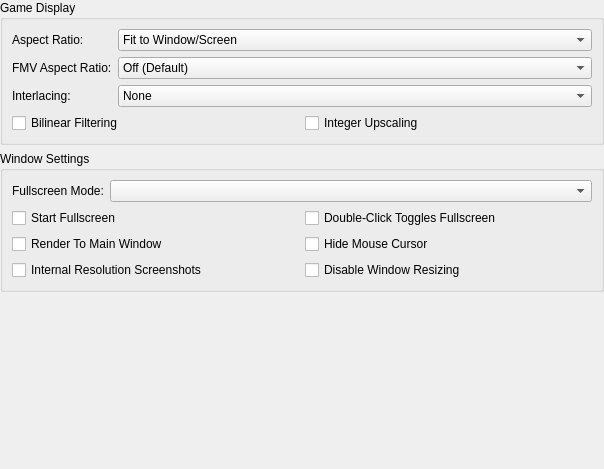
<?xml version="1.0" encoding="UTF-8"?>
<ui version="4.0">
 <class>DisplaySettingsWidget</class>
 <widget class="QWidget" name="DisplaySettingsWidget">
  <property name="geometry">
   <rect>
    <x>0</x>
    <y>0</y>
    <width>604</width>
    <height>469</height>
   </rect>
  </property>
  <property name="windowTitle">
   <string>Form</string>
  </property>
  <layout class="QVBoxLayout" name="verticalLayout" stretch="0,0,1">
   <property name="leftMargin">
    <number>0</number>
   </property>
   <property name="topMargin">
    <number>0</number>
   </property>
   <property name="rightMargin">
    <number>0</number>
   </property>
   <property name="bottomMargin">
    <number>0</number>
   </property>
   <item>
    <widget class="QGroupBox" name="groupBox_3">
     <property name="title">
      <string>Game Display</string>
     </property>
     <layout class="QFormLayout" name="formLayout">
      <item row="0" column="0">
       <widget class="QLabel" name="label_4">
        <property name="text">
         <string>Aspect Ratio:</string>
        </property>
       </widget>
      </item>
      <item row="0" column="1">
       <widget class="QComboBox" name="aspectRatio">
        <item>
         <property name="text">
          <string>Fit to Window/Screen</string>
         </property>
        </item>
        <item>
         <property name="text">
          <string>Standard (4:3)</string>
         </property>
        </item>
        <item>
         <property name="text">
          <string>Widescreen (16:9)</string>
         </property>
        </item>
       </widget>
      </item>
      <item row="1" column="0">
       <widget class="QLabel" name="label_3">
        <property name="text">
         <string>FMV Aspect Ratio:</string>
        </property>
       </widget>
      </item>
      <item row="1" column="1">
       <widget class="QComboBox" name="fmvAspectRatio">
        <item>
         <property name="text">
          <string>Off (Default)</string>
         </property>
        </item>
        <item>
         <property name="text">
          <string>Standard (4:3)</string>
         </property>
        </item>
        <item>
         <property name="text">
          <string>Widescreen (16:9)</string>
         </property>
        </item>
       </widget>
      </item>
      <item row="2" column="0">
       <widget class="QLabel" name="label_2">
        <property name="text">
         <string>Interlacing:</string>
        </property>
       </widget>
      </item>
      <item row="3" column="0" colspan="2">
       <layout class="QGridLayout" name="gridLayout">
        <item row="0" column="1">
         <widget class="QCheckBox" name="bilinearFiltering">
          <property name="text">
           <string>Bilinear Filtering</string>
          </property>
         </widget>
        </item>
        <item row="0" column="2">
         <widget class="QCheckBox" name="integerScaling">
          <property name="text">
           <string>Integer Upscaling</string>
          </property>
         </widget>
        </item>
       </layout>
      </item>
      <item row="2" column="1">
       <widget class="QComboBox" name="interlacing">
        <item>
         <property name="text">
          <string>None</string>
         </property>
        </item>
        <item>
         <property name="text">
          <string>Weave (Top Field First, Sawtooth)</string>
         </property>
        </item>
        <item>
         <property name="text">
          <string>Weave (Bottom Field First, Sawtooth)</string>
         </property>
        </item>
        <item>
         <property name="text">
          <string>Bob (Top Field First)</string>
         </property>
        </item>
        <item>
         <property name="text">
          <string>Bob (Bottom Field First)</string>
         </property>
        </item>
        <item>
         <property name="text">
          <string>Blend (Top Field First, Half FPS)</string>
         </property>
        </item>
        <item>
         <property name="text">
          <string>Blend (Bottom Field First, Half FPS)</string>
         </property>
        </item>
        <item>
         <property name="text">
          <string>Automatic (Default)</string>
         </property>
        </item>
       </widget>
      </item>
     </layout>
    </widget>
   </item>
   <item>
    <widget class="QGroupBox" name="groupBox_2">
     <property name="title">
      <string>Window Settings</string>
     </property>
     <layout class="QFormLayout" name="formLayout_3">
      <item row="0" column="0">
       <widget class="QLabel" name="label_10">
        <property name="text">
         <string>Fullscreen Mode:</string>
        </property>
       </widget>
      </item>
      <item row="0" column="1">
       <widget class="QComboBox" name="fullscreenModes"/>
      </item>
      <item row="1" column="0" colspan="2">
       <layout class="QGridLayout" name="gridLayout_3">
        <item row="0" column="0">
         <widget class="QCheckBox" name="startFullscreen">
          <property name="text">
           <string>Start Fullscreen</string>
          </property>
         </widget>
        </item>
        <item row="1" column="1">
         <widget class="QCheckBox" name="hideMouseCursor">
          <property name="text">
           <string>Hide Mouse Cursor</string>
          </property>
         </widget>
        </item>
        <item row="1" column="0">
         <widget class="QCheckBox" name="renderToMainWindow">
          <property name="text">
           <string>Render To Main Window</string>
          </property>
         </widget>
        </item>
        <item row="0" column="1">
         <widget class="QCheckBox" name="doubleClickTogglesFullscreen">
          <property name="text">
           <string>Double-Click Toggles Fullscreen</string>
          </property>
         </widget>
        </item>
        <item row="2" column="0">
         <widget class="QCheckBox" name="internalResolutionScreenshots">
          <property name="text">
           <string>Internal Resolution Screenshots</string>
          </property>
         </widget>
        </item>
        <item row="2" column="1">
         <widget class="QCheckBox" name="disableWindowResizing">
          <property name="text">
           <string>Disable Window Resizing</string>
          </property>
         </widget>
        </item>
       </layout>
      </item>
     </layout>
    </widget>
   </item>
   <item>
    <spacer name="verticalSpacer">
     <property name="orientation">
      <enum>Qt::Vertical</enum>
     </property>
     <property name="sizeHint" stdset="0">
      <size>
       <width>20</width>
       <height>40</height>
      </size>
     </property>
    </spacer>
   </item>
  </layout>
 </widget>
 <resources/>
 <connections/>
</ui>
